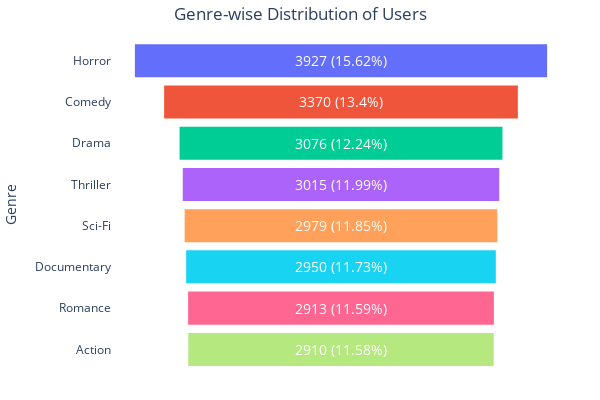

Write notebook code for a chart like this one.
### Code cell
#VISUALIZATION 1): Distribution of Users by Genre
import plotly.express as px

# Prepare the data
genre_counts = df['favourite_genre'].value_counts().reset_index()
genre_counts.columns = ['Genre', 'User_Count']
total_users = genre_counts['User_Count'].sum()

# Calculate percentage and label
genre_counts['Percentage'] = round((genre_counts['User_Count'] / total_users) * 100, 2)
genre_counts['Label'] = genre_counts.apply(
    lambda row: f"{row['User_Count']} ({row['Percentage']}%)", axis=1
)

# Dummy column for color, we'll remove legend anyway
genre_counts['Percentage_Label'] = genre_counts['Percentage'].astype(str) + '%'

# Sort by user count for funnel shape
genre_counts = genre_counts.sort_values(by='User_Count', ascending=False)

# Funnel chart
fig = px.funnel(
    genre_counts,
    y='Genre',
    x='User_Count',
    text='Label',
    color='Percentage_Label'  # To preserve different colors
)

# Customize trace: keep only custom label text
fig.update_traces(
    textposition='inside',
    texttemplate='%{text}',
    textfont_size=14,
    textfont_color='white',
    connector_visible=False  # Optional: removes connector lines between steps
)

# Compact layout
fig.update_layout(
    showlegend=False,  # Hide legend
    title='Genre-wise Distribution of Users',
    title_x=0.5,
    height=400,  # Adjust chart height
    width=600,   # Adjust chart width
    margin=dict(l=10, r=30, t=40, b=30),  # Tighten white space
    plot_bgcolor='white'
)

fig.show()



#VISUALIZATION 2):Share of Churned Users by Genre

# Step 1: Calculate total churned users per genre
genre_churn = df[df['churn_status'] == 'Yes']['favourite_genre'].value_counts().reset_index()
genre_churn.columns = ['favourite_genre', 'churned_users']

# Step 2: Add column for % of total churned users
total_churned = genre_churn['churned_users'].sum()
genre_churn['churn_pct'] = (genre_churn['churned_users'] / total_churned) * 100

# Step 3: Sort
genre_churn_sorted = genre_churn.sort_values(by='churn_pct', ascending=False).reset_index(drop=True)

# Step 4: Plot (no FutureWarning)
plt.figure(figsize=(7, 5))
bar = sns.barplot(
    data=genre_churn_sorted,
    x='favourite_genre',
    y='churn_pct',
    hue='favourite_genre',  # Using this avoids FutureWarning
    legend=False,
    palette='summer'
)

# Step 5: Add % labels on each bar
for i, value in enumerate(genre_churn_sorted['churn_pct']):
    bar.text(i, value + 0.5, f"{value:.2f}%", ha='center', va='bottom', fontsize=9, fontweight='bold')

# Step 6: Formatting
plt.title('Share of Churned Users by Preferred Genre', fontsize=12)
plt.xlabel('Favourite Genre')
plt.ylabel('% of Churned Users')
plt.xticks(rotation=45, ha='right')
plt.ylim(0, genre_churn_sorted['churn_pct'].max() + 5)
plt.tight_layout()
plt.show()

### Figure 1 — Plotly figure (JSON) as saved in the notebook; plotly's stock layout.template omitted (floating-point values rounded to 4 significant figures)
{"data": [{"connector": {"visible": false}, "hovertemplate": "Percentage_Label=15.62%<br>User_Count=%{x}<br>Genre=%{y}<br>Label=%{text}<extra></extra>", "legendgroup": "15.62%", "marker": {"color": "#636efa"}, "name": "15.62%", "orientation": "h", "showlegend": true, "text": ["3927 (15.62%)"], "textfont": {"color": "white", "size": 14}, "textposition": "inside", "texttemplate": "%{text}", "type": "funnel", "x": [3927], "xaxis": "x", "y": ["Horror"], "yaxis": "y"}, {"connector": {"visible": false}, "hovertemplate": "Percentage_Label=13.4%<br>User_Count=%{x}<br>Genre=%{y}<br>Label=%{text}<extra></extra>", "legendgroup": "13.4%", "marker": {"color": "#EF553B"}, "name": "13.4%", "orientation": "h", "showlegend": true, "text": ["3370 (13.4%)"], "textfont": {"color": "white", "size": 14}, "textposition": "inside", "texttemplate": "%{text}", "type": "funnel", "x": [3370], "xaxis": "x", "y": ["Comedy"], "yaxis": "y"}, {"connector": {"visible": false}, "hovertemplate": "Percentage_Label=12.24%<br>User_Count=%{x}<br>Genre=%{y}<br>Label=%{text}<extra></extra>", "legendgroup": "12.24%", "marker": {"color": "#00cc96"}, "name": "12.24%", "orientation": "h", "showlegend": true, "text": ["3076 (12.24%)"], "textfont": {"color": "white", "size": 14}, "textposition": "inside", "texttemplate": "%{text}", "type": "funnel", "x": [3076], "xaxis": "x", "y": ["Drama"], "yaxis": "y"}, {"connector": {"visible": false}, "hovertemplate": "Percentage_Label=11.99%<br>User_Count=%{x}<br>Genre=%{y}<br>Label=%{text}<extra></extra>", "legendgroup": "11.99%", "marker": {"color": "#ab63fa"}, "name": "11.99%", "orientation": "h", "showlegend": true, "text": ["3015 (11.99%)"], "textfont": {"color": "white", "size": 14}, "textposition": "inside", "texttemplate": "%{text}", "type": "funnel", "x": [3015], "xaxis": "x", "y": ["Thriller"], "yaxis": "y"}, {"connector": {"visible": false}, "hovertemplate": "Percentage_Label=11.85%<br>User_Count=%{x}<br>Genre=%{y}<br>Label=%{text}<extra></extra>", "legendgroup": "11.85%", "marker": {"color": "#FFA15A"}, "name": "11.85%", "orientation": "h", "showlegend": true, "text": ["2979 (11.85%)"], "textfont": {"color": "white", "size": 14}, "textposition": "inside", "texttemplate": "%{text}", "type": "funnel", "x": [2979], "xaxis": "x", "y": ["Sci-Fi"], "yaxis": "y"}, {"connector": {"visible": false}, "hovertemplate": "Percentage_Label=11.73%<br>User_Count=%{x}<br>Genre=%{y}<br>Label=%{text}<extra></extra>", "legendgroup": "11.73%", "marker": {"color": "#19d3f3"}, "name": "11.73%", "orientation": "h", "showlegend": true, "text": ["2950 (11.73%)"], "textfont": {"color": "white", "size": 14}, "textposition": "inside", "texttemplate": "%{text}", "type": "funnel", "x": [2950], "xaxis": "x", "y": ["Documentary"], "yaxis": "y"}, {"connector": {"visible": false}, "hovertemplate": "Percentage_Label=11.59%<br>User_Count=%{x}<br>Genre=%{y}<br>Label=%{text}<extra></extra>", "legendgroup": "11.59%", "marker": {"color": "#FF6692"}, "name": "11.59%", "orientation": "h", "showlegend": true, "text": ["2913 (11.59%)"], "textfont": {"color": "white", "size": 14}, "textposition": "inside", "texttemplate": "%{text}", "type": "funnel", "x": [2913], "xaxis": "x", "y": ["Romance"], "yaxis": "y"}, {"connector": {"visible": false}, "hovertemplate": "Percentage_Label=11.58%<br>User_Count=%{x}<br>Genre=%{y}<br>Label=%{text}<extra></extra>", "legendgroup": "11.58%", "marker": {"color": "#B6E880"}, "name": "11.58%", "orientation": "h", "showlegend": true, "text": ["2910 (11.58%)"], "textfont": {"color": "white", "size": 14}, "textposition": "inside", "texttemplate": "%{text}", "type": "funnel", "x": [2910], "xaxis": "x", "y": ["Action"], "yaxis": "y"}], "layout": {"height": 400, "legend": {"title": {"text": "Percentage_Label"}, "tracegroupgap": 0}, "margin": {"b": 30, "l": 10, "r": 30, "t": 40}, "plot_bgcolor": "white", "showlegend": false, "title": {"text": "Genre-wise Distribution of Users", "x": 0.5}, "width": 600, "xaxis": {"anchor": "y", "domain": [0, 1], "title": {"text": "User_Count"}}, "yaxis": {"anchor": "x", "domain": [0, 1], "title": {"text": "Genre"}}}}
